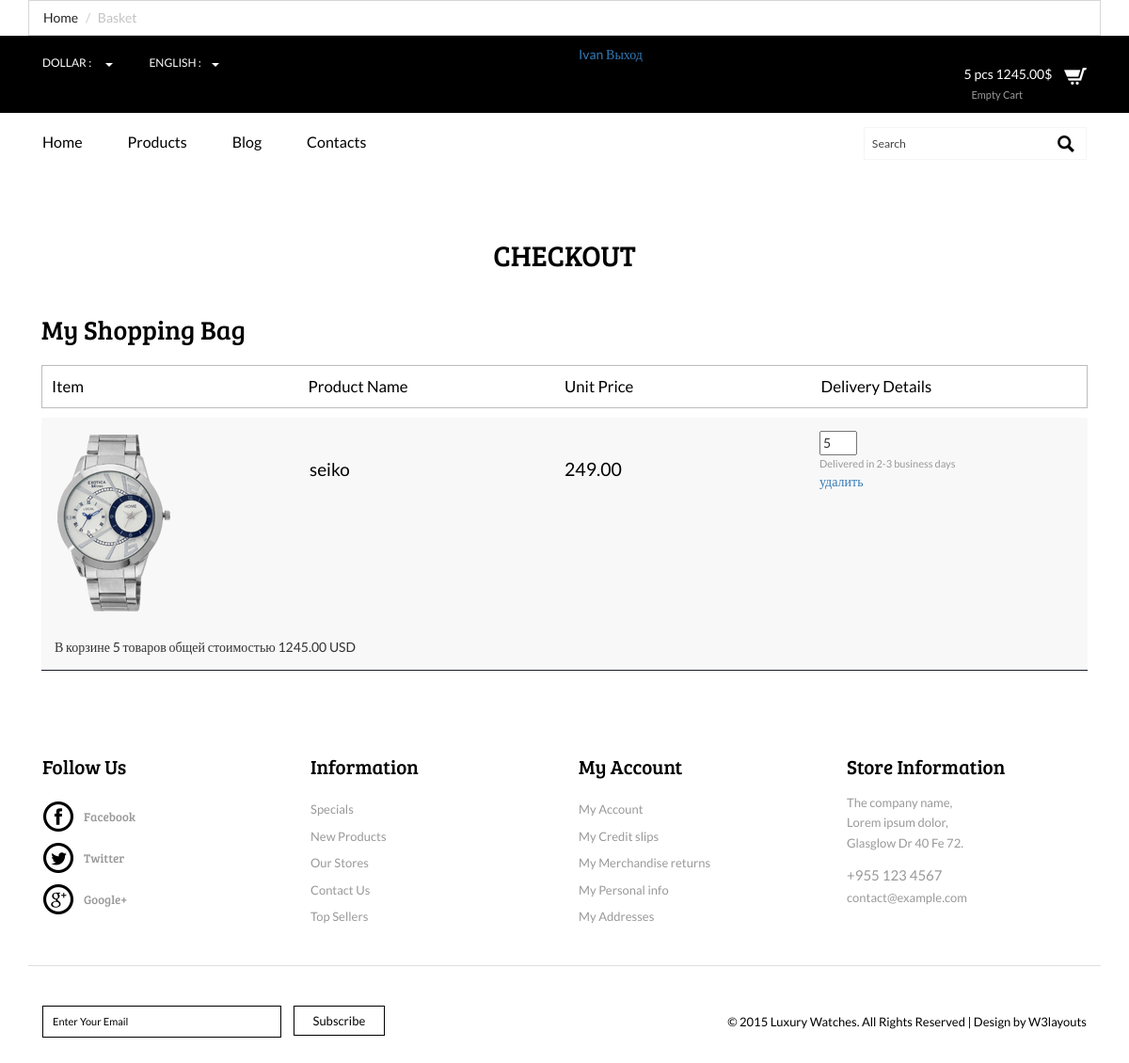
Page /basketapp/ (signed in) on the earlier database version.
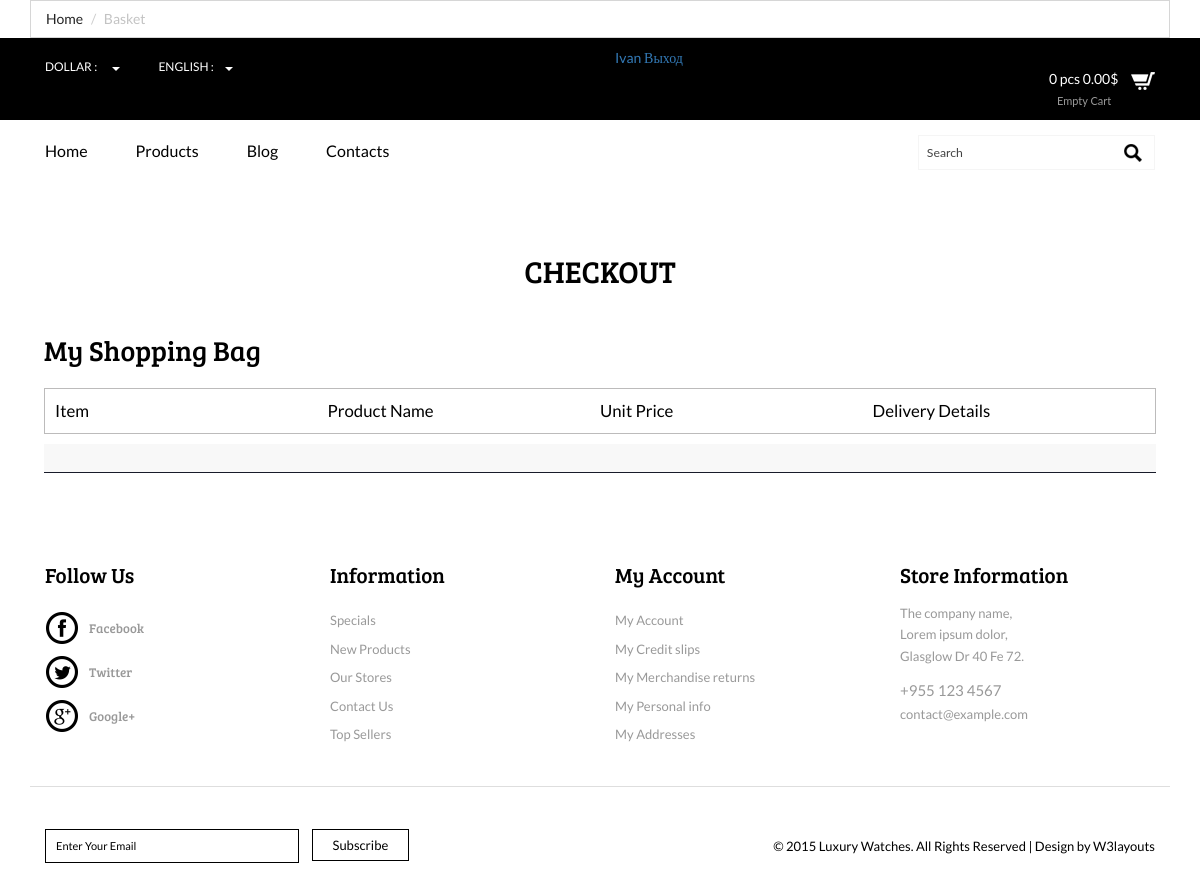
Same page on the later database version.
### authapp/models.py (models this page shows)
class ShopUser(AbstractUser):
    age = models.PositiveSmallIntegerField(verbose_name='возраст', null=True)
    avatar = models.ImageField(upload_to='users_avatars', blank=True)
    def basket_cost(self):
        return sum(item.product.price * item.quantity for item in self.user_basket.all()) #user_basket, потому что прописан RELATED_NAME в классе BasketItem,
    def basket_total_quantity(self):
        return sum(item.quantity for item in self.user_basket.all())

### basketapp/models.py (models this page shows)
class BasketItem(models.Model):
    user = models.ForeignKey(
        get_user_model(),
        on_delete=models.CASCADE,
        related_name='user_basket',
    )
    product = models.ForeignKey(Product, on_delete=models.CASCADE)
    quantity = models.PositiveIntegerField(default=0)
    add_datetime = models.DateTimeField(auto_now_add=True)

### mainapp/models.py (models this page shows, shortened)
class Product(models.Model):
    category = models.ForeignKey(ProductCategory,
                                 on_delete=models.CASCADE,
                                 verbose_name='категория продукта')
    name = models.CharField('имя продукта', max_length=128)
    brand = models.CharField('brand', max_length=128, default='None')
    image = models.ImageField(upload_to='products_images', blank=True)
    short_desc = models.CharField('краткое описание продукта', max_length=64, blank=True)
    description = models.TextField('описание продукта', blank=True)
    price = models.DecimalField('цена продукта', max_digits=8, decimal_places=2, default=0)
    quantity = models.PositiveIntegerField('количество на складе', default=0)
    class Meta:
        verbose_name = 'продукт'
        verbose_name_plural = 'продукты'

### basketapp/views.py (the view)
# urls.py: path('', adminapp.UsersList.as_view(), name='index'),
@login_required
def index(request):
    basket_items = request.user.user_basket.all()
    context = {
        'page_title': 'Luxury watches | Basket',
        'breadcrumbs_active': 'Basket',
        'basket_items': basket_items,
    }
    return render(request, 'basketapp/checkout.html', context)

### basketapp/templates/basketapp/checkout.html
{% extends 'basketapp/base.html' %}
{% load static %}
{% block container %}
    <div class="basket_list">
        {% if basket_items %}
            {% include 'basketapp/inc__basket_items.html' %}
        {% endif %}
    </div>
{% endblock %}

### basketapp/templates/basketapp/base.html (shortened to what the changed rows need)
{% load static %}
<!DOCTYPE html>
<html>
<head>
    {% block bootstrap %}
    <link href="{% static 'css/bootstrap.css' %}" rel="stylesheet" type="text/css" media="all" />
    {% endblock %}
    {% block themes %}
<link href="{% static 'css/style.css' %}" rel="stylesheet" type="text/css" media="all" />
{% endblock %}
    {% block startmenu %}
<link href="{% static 'css/memenu.css' %}" rel="stylesheet" type="text/css" media="all" />
    {% endblock %}
</head>
<body>
	<div class="top-header">
		<div class="container">
			<div class="top-header-main">
                <div class="col-md-6 top-header-left">
                        {% if user.is_authenticated %}
                            <a href="{% url 'auth:user_profile' %}">
                                {{ user.first_name|default:'Пользователь' }}
                            </a>
                            {% endif %}
                        {% if user.is_authenticated %}
                            <a href="{% url 'auth:logout' %}">Выход</a>
                            {% else %}
                            <a href="{% url 'auth:login' %}">Вход</a>
                        {% endif %}
                </div>
				</div>
				<div class="col-md-6 top-header-left">
					<div class="cart box_1">
						<a href="{% url 'basketapp:basketapp' %}">
							 <div class="total">
								<span class="Basket_summ">{{ user.basket_total_quantity }} pcs {{ user.basket_cost|floatformat:2 }}$</span></div>
						</a>
					</div>
				</div>
			</div>
		</div>
<div class="ckeckout">
    <div class="container">
        <div class="ckeck-top heading">
            <h2>CHECKOUT</h2>
        </div>
        <div class="ckeckout-top">
            <div class="cart-items">
                <div class="in-check" >
                    <ul class="unit">
                        <li><span>Item</span></li>
                        <li><span>Product Name</span></li>
                        <li><span>Unit Price</span></li>
                        <li><span>Delivery Details</span></li>
                        <div class="clearfix"> </div>
                    </ul>
                    <ul class="cart-header">
                        {% block container %}
                        {% endblock %}
                    </ul>
                </div>
            </div>
     </div>
    </div>
</div>
</body>
</html>

### basketapp/templates/basketapp/inc__basket_items.html
{% for item in basket_items %}
        <li class="ring-in"><a href="{% url 'main:single' %}" ><img src="/media/{{ item.product.image }}" class="img-responsive" alt="{{ item.product.short_desc }}"></a>
        </li>
        <li><span class="name">{{ item.product.name }}</span></li>
        <li><span class="cost">{{ item.product.price }}</span></li>
        <input class="product_qty" type="number" name="{{ item.pk }}" min="0" max="{{ item.product.quantity }}"
               value="{{ item.quantity }}">
        <li><p>Delivered in 2-3 business days</p></li>
        <li><a href="{% url 'basketapp:delete' item.pk %}">удалить</a></li>
    <div class="clearfix"></div>
{% endfor %}
<br>
<div class="basket_summary">
    В корзине {{ user.basket_total_quantity }} товаров общей стоимостью
    {{ user.basket_cost }} USD
</div>

Differences in the rows shown:
removed BasketItem: product.image (picture), product.name "seiko", product.price "249.00", product.quantity "5"
changed ShopUser "Ivan": basket_total_quantity "5" → "0"; basket_cost "1245.00" → "0.00"; basket_total_quantity "5" → (not shown); basket_cost "1245.00" → (not shown)
Other differences:
text no longer shown: "В корзине товаров общей стоимостью USD"
